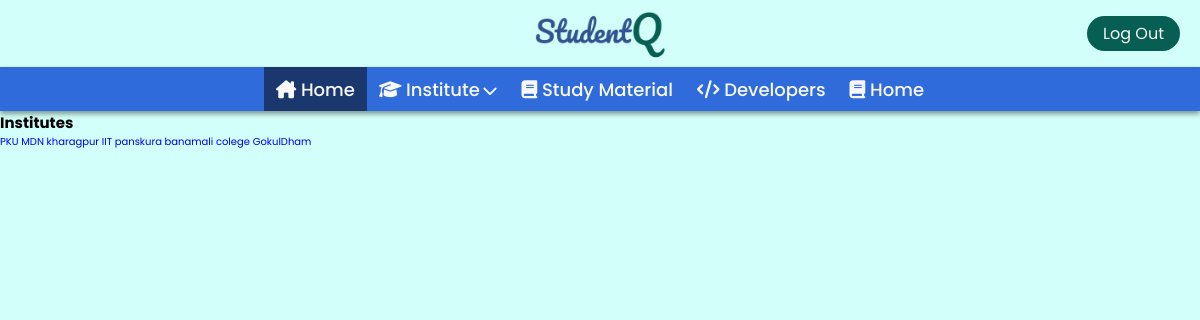
/institute/ (signed in), run on the app's committed database.
### Base/models.py (models this page shows, shortened)
class Institute(models.Model):
    name = models.CharField(max_length=200)

### Base/views.py (the view)
# urls.py: path('institute/',views.Institutes, name='institute'),
def Institutes(request):
    all_institutes = Institute.objects.all()
    context ={}
    context["all_institutes"] = all_institutes
    return render(request, "institute.html", context)

### Base/templates/institute.html
{% extends "main.html" %}
{% block body %}
<h2>Institutes</h2>
{% for instut in all_institutes %}
<a href="{% url 'notices' instut.id  %}">{{instut.name}}</a>
{% endfor %}
{% endblock body %}

### static/mStyle/main.css (style rules this page uses)
:root { --light-green-theme: #D2FFF9; --light-blue: #669CFF; --main-blue: #2F6BDA; --dark-blue: #1a376e; --light-dark-blue: #083891; --theme-clr: #075E53; --theme-clr-light: #178274; --hover-green: #094a42; --black: #000; --white: #fff; --drk-white: #f8f8f8; --light-gray: #d9d9d9; --placeholder-clr: #707070; --main-yellow: #FFE454; --font-primary: 'Poppins', sans-serif; --font-secondary: 'Righteous', cursive; }
*::placeholder { color: var(--placeholder-clr); }
*, *::before, *::after { margin: 0; padding: 0; box-sizing: border-box; scrollbar-width: thin; scrollbar-color: var(--theme-clr) var(--light-gray); }
html { font-size: 62.5%; overflow-x: hidden; }
body { min-height: 100vh; font-family: 'Poppins', sans-serif; overflow-x: hidden; background: var(--light-green-theme); }
a { text-decoration: none; }

### data on the page
Institute: name "PKU"
Institute: name "MDN"
Institute: name "kharagpur IIT"
Institute: name "panskura banamali colege"
Institute: name "GokulDham"
